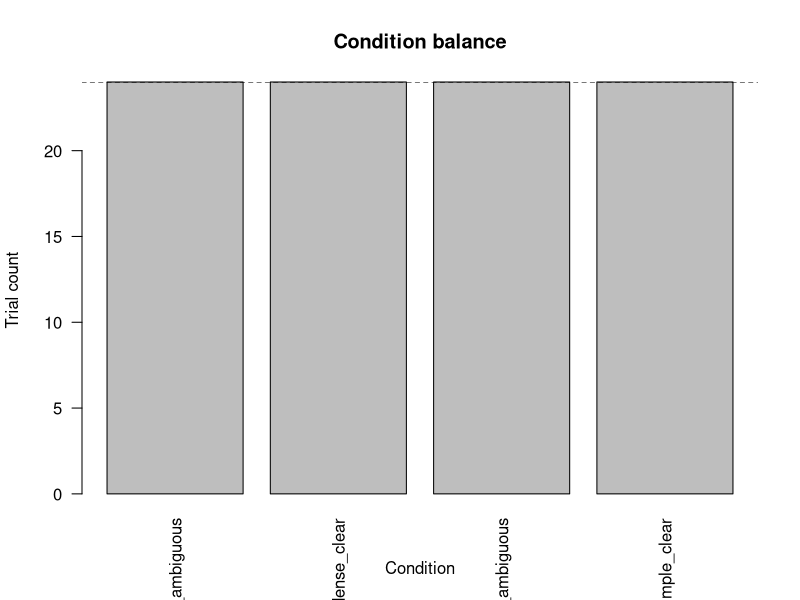
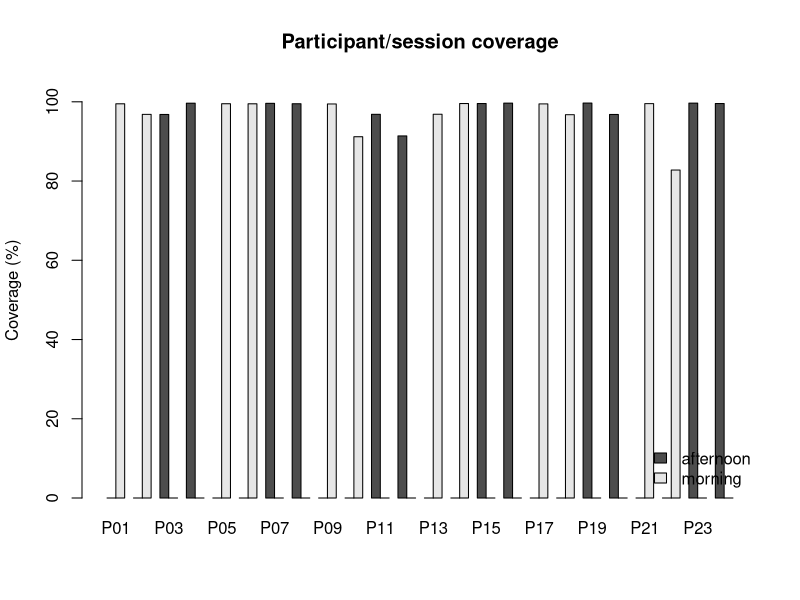
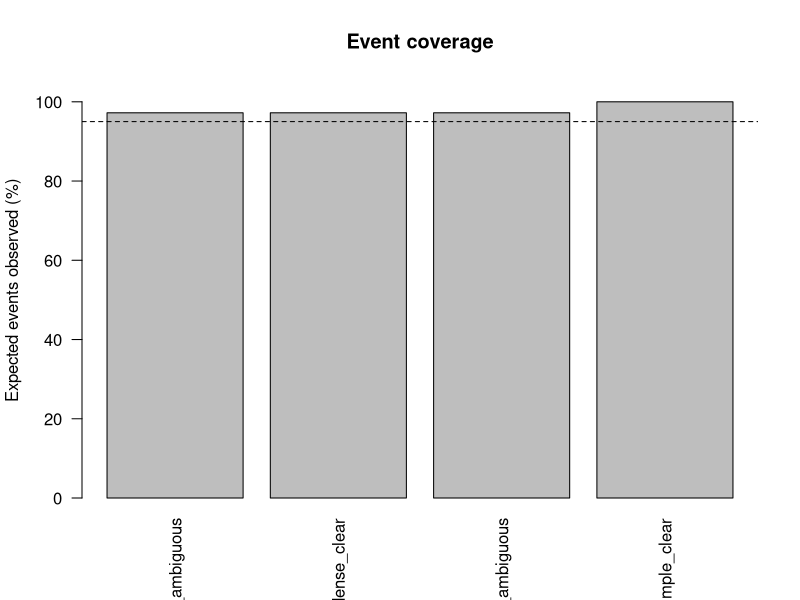
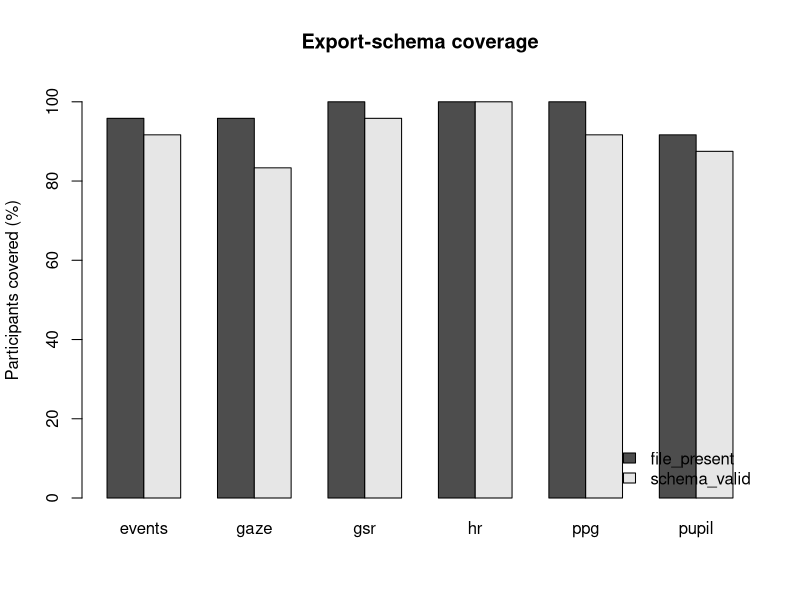
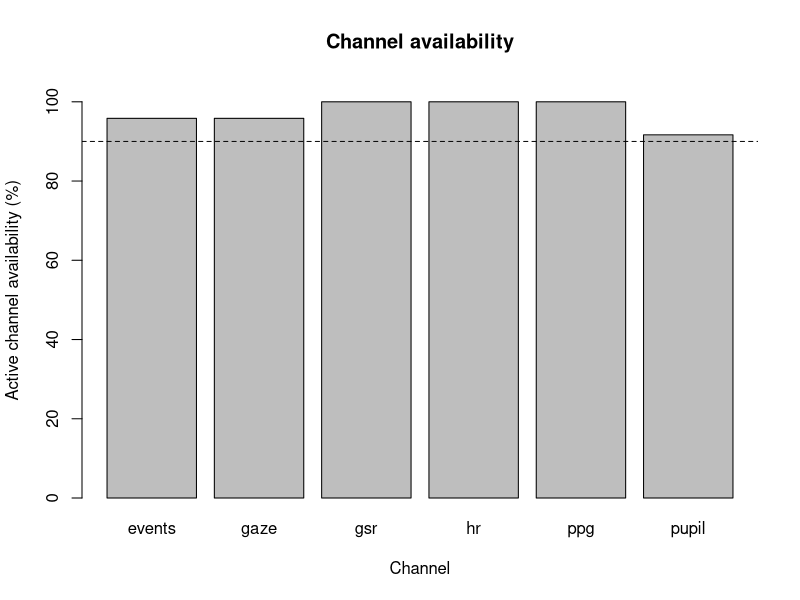
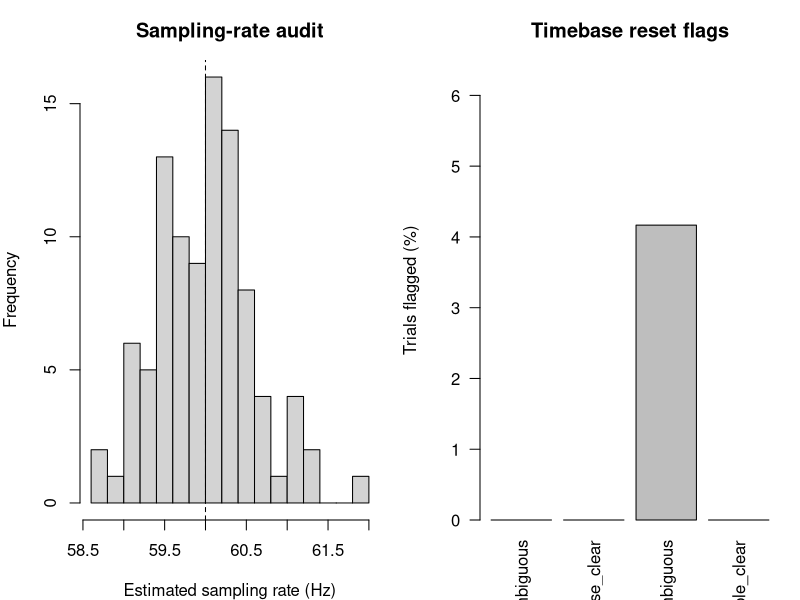
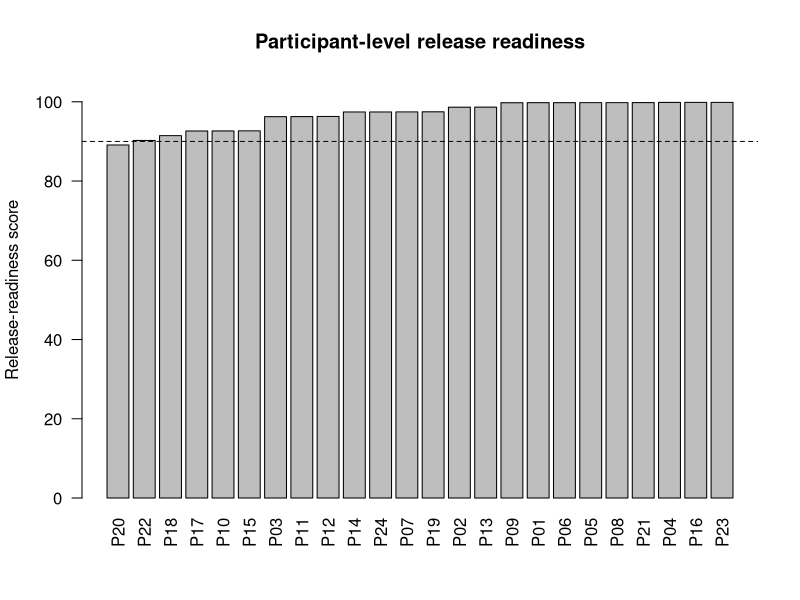
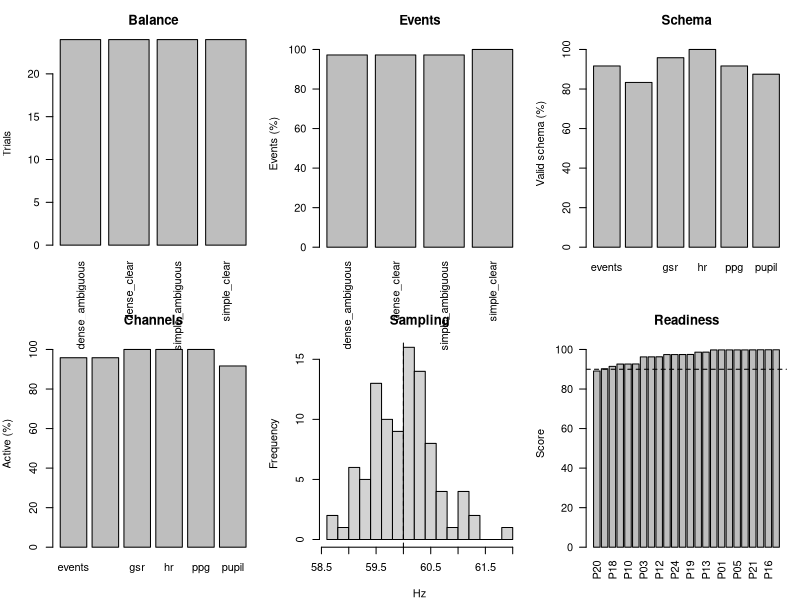

R code for these plots, in order:
## ---- chunk 1
knitr::opts_chunk$set(
  collapse = TRUE,
  comment = "#>",
  fig.width = 7,
  fig.height = 4.6,
  dpi = 96
)
set.seed(20260710)
## ---- chunk 2
participants <- sprintf("P%02d", 1:24)
sessions <- c("morning", "afternoon")
conditions <- c("simple_clear", "simple_ambiguous", "dense_clear", "dense_ambiguous")
channels <- c("pupil", "gaze", "gsr", "ppg", "hr", "events")

design <- expand.grid(
  participant_id = participants,
  condition = conditions,
  KEEP.OUT.ATTRS = FALSE,
  stringsAsFactors = FALSE
)

design$trial_id <- ave(seq_len(nrow(design)), design$participant_id, FUN = seq_along)
design$session <- rep(rep(sessions, each = length(conditions) / 2), length(participants))
design$expected_events <- 3L
design$observed_events <- design$expected_events - rbinom(nrow(design), 1, 0.04)
design$samples_expected <- 600L
design$samples_observed <- design$samples_expected - rpois(nrow(design), lambda = 8)
design$sampling_rate_hz <- round(rnorm(nrow(design), mean = 60, sd = 0.7), 2)
design$time_reset_flag <- runif(nrow(design)) < 0.025
design$metadata_complete <- runif(nrow(design)) > 0.03

exports <- expand.grid(
  participant_id = participants,
  channel = channels,
  KEEP.OUT.ATTRS = FALSE,
  stringsAsFactors = FALSE
)

exports$file_present <- runif(nrow(exports)) > ifelse(exports$channel == "events", 0.015, 0.035)
exports$schema_valid <- exports$file_present & (runif(nrow(exports)) > 0.025)
exports$channel_active <- exports$file_present & (runif(nrow(exports)) > ifelse(exports$channel %in% c("ppg", "gsr"), 0.045, 0.020))
exports$n_rows <- ifelse(exports$file_present, rpois(nrow(exports), lambda = 2400) + 300, 0L)

head(design)
head(exports)
## ---- chunk 3
condition_counts <- table(design$condition)

barplot(
  condition_counts,
  ylab = "Trial count",
  xlab = "Condition",
  las = 2,
  main = "Condition balance"
)
abline(h = mean(condition_counts), lty = 2)
## ---- chunk 4
coverage <- aggregate(
  cbind(
    sample_coverage = design$samples_observed / design$samples_expected,
    event_coverage = design$observed_events / design$expected_events,
    metadata_complete = design$metadata_complete
  ),
  by = list(participant_id = design$participant_id, session = design$session),
  FUN = mean
)

coverage$overall_coverage <- rowMeans(coverage[, c("sample_coverage", "event_coverage", "metadata_complete")])

coverage_matrix <- xtabs(overall_coverage * 100 ~ participant_id + session, coverage)

barplot(
  t(coverage_matrix),
  beside = TRUE,
  ylim = c(0, 105),
  ylab = "Coverage (%)",
  main = "Participant/session coverage",
  legend.text = TRUE,
  args.legend = list(x = "bottomright", bty = "n")
)
## ---- chunk 5
event_coverage <- aggregate(
  observed_events / expected_events ~ condition,
  data = design,
  FUN = mean
)
names(event_coverage)[2] <- "event_coverage"

barplot(
  event_coverage$event_coverage * 100,
  names.arg = event_coverage$condition,
  las = 2,
  ylim = c(0, 105),
  ylab = "Expected events observed (%)",
  main = "Event coverage"
)
abline(h = 95, lty = 2)
## ---- chunk 6
schema_summary <- aggregate(
  cbind(file_present, schema_valid) ~ channel,
  data = exports,
  FUN = mean
)

schema_matrix <- rbind(
  file_present = schema_summary$file_present * 100,
  schema_valid = schema_summary$schema_valid * 100
)
colnames(schema_matrix) <- schema_summary$channel

barplot(
  schema_matrix,
  beside = TRUE,
  ylim = c(0, 105),
  ylab = "Participants covered (%)",
  main = "Export-schema coverage",
  legend.text = TRUE,
  args.legend = list(x = "bottomright", bty = "n")
)
## ---- chunk 7
channel_summary <- aggregate(
  channel_active ~ channel,
  data = exports,
  FUN = mean
)

barplot(
  channel_summary$channel_active * 100,
  names.arg = channel_summary$channel,
  ylim = c(0, 105),
  ylab = "Active channel availability (%)",
  xlab = "Channel",
  main = "Channel availability"
)
abline(h = 90, lty = 2)
## ---- chunk 8
op <- par(mfrow = c(1, 2), mar = c(4, 4, 3, 1))

hist(
  design$sampling_rate_hz,
  breaks = 16,
  xlab = "Estimated sampling rate (Hz)",
  main = "Sampling-rate audit"
)
abline(v = 60, lty = 2)

time_resets <- aggregate(time_reset_flag ~ condition, data = design, FUN = mean)
barplot(
  time_resets$time_reset_flag * 100,
  names.arg = time_resets$condition,
  las = 2,
  ylim = c(0, max(5, time_resets$time_reset_flag * 100) * 1.3),
  ylab = "Trials flagged (%)",
  main = "Timebase reset flags"
)

par(op)
## ---- chunk 9
participant_design <- aggregate(
  cbind(
    sample_coverage = design$samples_observed / design$samples_expected,
    event_coverage = design$observed_events / design$expected_events,
    metadata_complete = design$metadata_complete,
    no_time_reset = !design$time_reset_flag
  ),
  by = list(participant_id = design$participant_id),
  FUN = mean
)

participant_exports <- aggregate(
  cbind(file_present, schema_valid, channel_active) ~ participant_id,
  data = exports,
  FUN = mean
)

readiness <- merge(participant_design, participant_exports, by = "participant_id")
readiness$release_score <- 100 * rowMeans(readiness[, -1])
readiness <- readiness[order(readiness$release_score), ]

barplot(
  readiness$release_score,
  names.arg = readiness$participant_id,
  las = 2,
  ylim = c(0, 105),
  ylab = "Release-readiness score",
  main = "Participant-level release readiness"
)
abline(h = 90, lty = 2)
## ---- chunk 10
op <- par(mfrow = c(2, 3), mar = c(4, 4, 3, 1))

barplot(condition_counts, las = 2, ylab = "Trials", main = "Balance")

barplot(event_coverage$event_coverage * 100, names.arg = event_coverage$condition, las = 2, ylim = c(0, 105), ylab = "Events (%)", main = "Events")

barplot(schema_summary$schema_valid * 100, names.arg = schema_summary$channel, ylim = c(0, 105), ylab = "Valid schema (%)", main = "Schema")

barplot(channel_summary$channel_active * 100, names.arg = channel_summary$channel, ylim = c(0, 105), ylab = "Active (%)", main = "Channels")

hist(design$sampling_rate_hz, breaks = 12, xlab = "Hz", main = "Sampling")
abline(v = 60, lty = 2)

barplot(readiness$release_score, names.arg = readiness$participant_id, las = 2, ylim = c(0, 105), ylab = "Score", main = "Readiness")
abline(h = 90, lty = 2)

par(op)
## ---- chunk 11
helper_map <- data.frame(
  task = c(
    "Design and metadata validation",
    "Condition balance",
    "Dataset-structure audit",
    "Event coverage",
    "Export-schema coverage",
    "Sampling and timebase checks",
    "Release readiness",
    "Report outputs"
  ),
  representative_helpers = c(
    "validate_gazepoint_metadata(); validate_gazepoint_biometrics()",
    "audit_gazepoint_condition_balance(); plot_gazepoint_design_coverage()",
    "audit_gazepoint_dataset_structure(); summarize_gazepoint_feature_coverage()",
    "audit_gazepoint_event_coverage(); match_gazepoint_events_to_biometrics()",
    "audit_gazepoint_export_schema(); profile_gazepoint_export_folder()",
    "audit_gazepoint_biometric_sampling(); audit_gazepoint_time_resets()",
    "audit_gazepoint_release_readiness(); create_gazepoint_release_checklist()",
    "create_gazepoint_qc_supplement(); create_gazepoint_biometrics_report_tables()"
  ),
  stringsAsFactors = FALSE
)

knitr::kable(helper_map)
